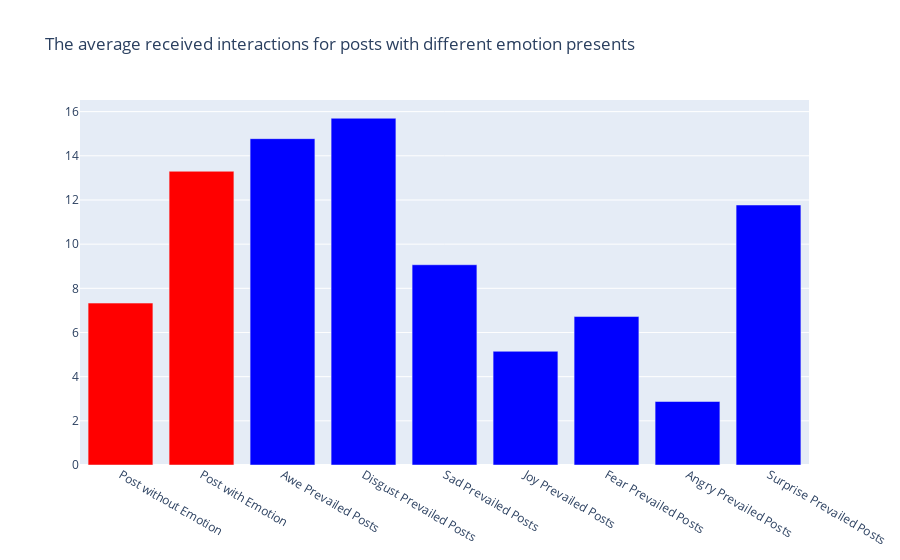

Write notebook code for a chart like this one.
### Code cell
posts_df['Emotion']=posts_df.iloc[:,-7:-1].sum(axis=1)
posts_df['Interaction']=posts_df.iloc[:,-11:-9].sum(axis=1)

posts_without_emotion = posts_df[posts_df['Emotion']==0]
posts_with_emotion = posts_df[posts_df['Emotion']!=0]
posts_with_awe =  posts_df[posts_df['Awe']!=0]
posts_with_dis =  posts_df[posts_df['Disgust']!=0]
posts_with_sad =  posts_df[posts_df['Sadness']!=0]
posts_with_joy =  posts_df[posts_df['Joy']!=0]
posts_with_fea =  posts_df[posts_df['Fear']!=0]
posts_with_ang =  posts_df[posts_df['Angry']!=0]
posts_with_sur =  posts_df[posts_df['Surprise']!=0]

category_list = [
    'Post without Emotion',
    'Post with Emotion',
    'Awe Prevailed Posts',
    'Disgust Prevailed Posts',
    'Sad Prevailed Posts',
    'Joy Prevailed Posts',
    'Fear Prevailed Posts',
    'Angry Prevailed Posts',
    'Surprise Prevailed Posts',
]
interaction_score =  [
    posts_without_emotion['Interaction'].mean(),
    posts_with_emotion['Interaction'].mean(),
    posts_with_awe['Interaction'].mean(),
    posts_with_dis['Interaction'].mean(),
    posts_with_sad['Interaction'].mean(),
    posts_with_joy['Interaction'].mean(),
    posts_with_fea['Interaction'].mean(),
    posts_with_ang['Interaction'].mean(),
    posts_with_sur['Interaction'].mean(),
]

trace = go.Bar(x=category_list,y=interaction_score,name='Average Interaction Received',marker={'color':['red','red','blue','blue','blue','blue','blue','blue','blue','blue']})
layout = go.Layout(title='The average received interactions for posts with different emotion presents')
figure = go.Figure(data=trace,layout=layout)
figure.show()

### Figure 1 — Plotly figure (JSON) as saved in the notebook; plotly's stock layout.template omitted (floating-point values rounded to 4 significant figures)
{"data": [{"marker": {"color": ["red", "red", "blue", "blue", "blue", "blue", "blue", "blue", "blue", "blue"]}, "name": "Average Interaction Received", "type": "bar", "x": ["Post without Emotion", "Post with Emotion", "Awe Prevailed Posts", "Disgust Prevailed Posts", "Sad Prevailed Posts", "Joy Prevailed Posts", "Fear Prevailed Posts", "Angry Prevailed Posts", "Surprise Prevailed Posts"], "y": [7.331, 13.3, 14.78, 15.7, 9.068, 5.149, 6.722, 2.875, 11.77]}], "layout": {"title": {"text": "The average received interactions for posts with different emotion presents"}}}
